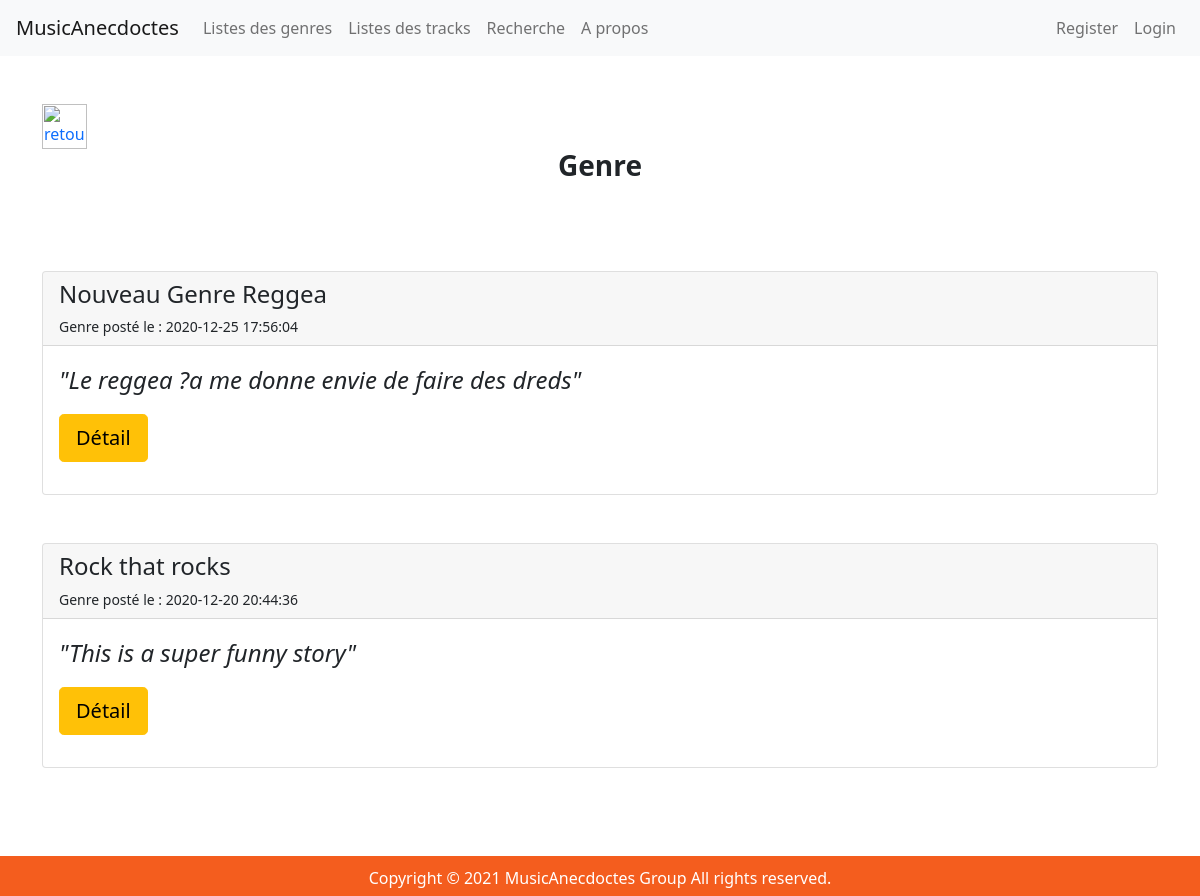
The page /index.php/genres on the database as committed earlier.
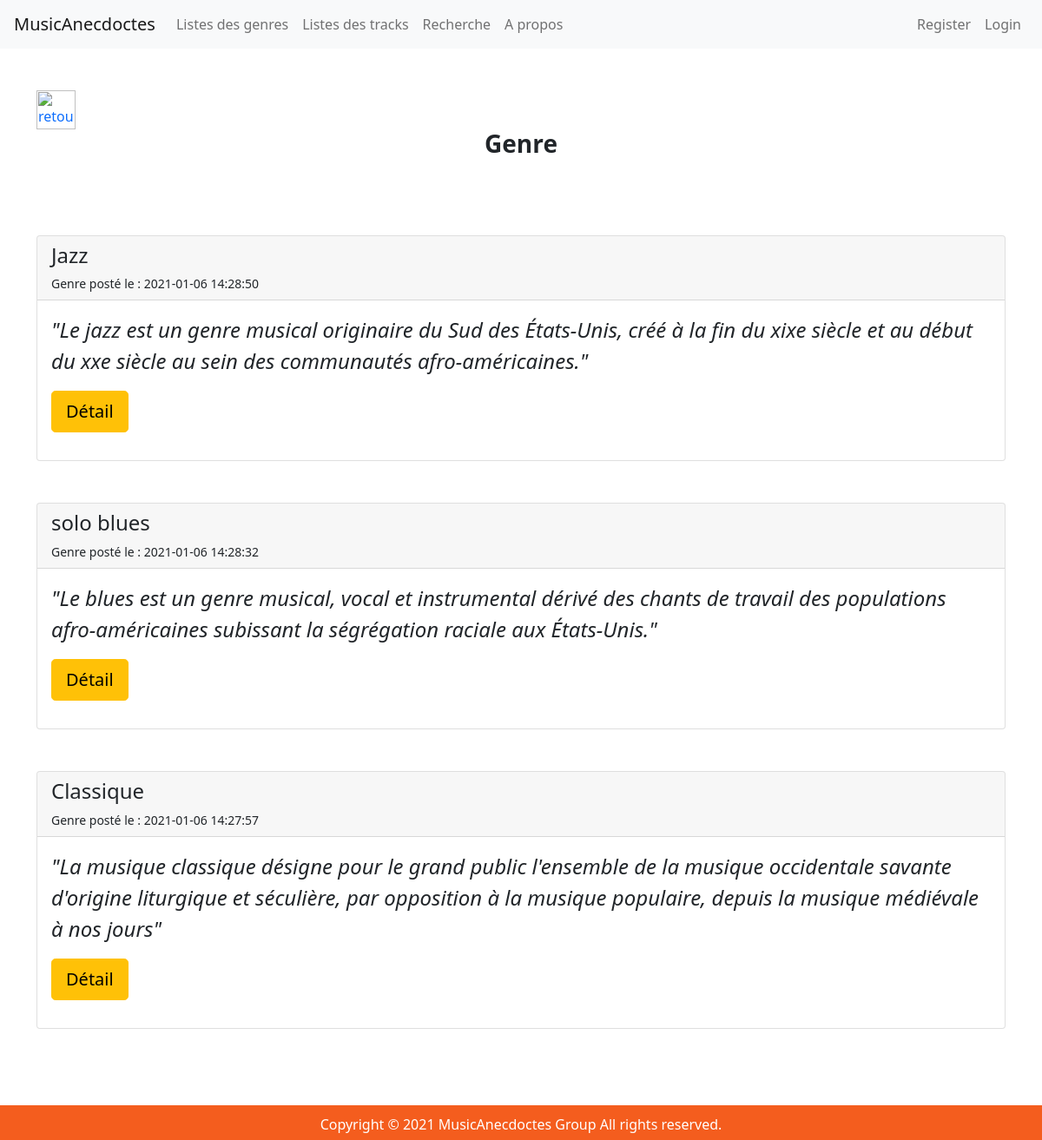
The same page on the database as committed later.
### tables this page shows
CREATE TABLE IF NOT EXISTS `genres` (
  `idGenre` int(11) NOT NULL AUTO_INCREMENT,
  `genreName` varchar(255) NOT NULL,
  `story` text,
  `slug` varchar(255) NOT NULL,
  `createdAt` timestamp NOT NULL DEFAULT CURRENT_TIMESTAMP,
  `updatedAt` timestamp NULL DEFAULT CURRENT_TIMESTAMP,
  `isValidated` tinyint(4) NOT NULL,
  `idUser` int(11) NOT NULL,
  PRIMARY KEY (`idGenre`),
  KEY `FK_User_Genre` (`idUser`)
);

### application/controllers/Genres.php (called while the page is built, shortened)
<?php
    class Genres extends CI_Controller {
        public function index(){
            $data['title'] = 'Genre';
            $this->load->library('pagination');
            $this->db->from('genres');
            $config['total_rows'] = $this->db->count_all_results();
            $data['total_rows'] = $config['total_rows'];
            $config['per_page'] = 6;
            $data['start'] = $this->uri->segment(3);
            $data['genres'] = $this->genre_model->get_genres(false, $config['per_page'], $data['start'], $data['genreSearch'] = NULL);
            $this->load->view('templates/header');
            $this->load->view('genres/index', $data);
            $this->load->view('templates/footer');
        }
    }

### index.php (called while the page is built, shortened)
<?php
require_once BASEPATH.'core/CodeIgniter.php';

### application/models/Genre_model.php (called while the page is built, shortened)
<?php
    class Genre_model extends CI_Model {
        public function get_genres($slug = FALSE, $limit, $start, $genreSearch = NULL){
            if($slug === FALSE){
            $this->db->order_by('createdAt', 'DESC');
            $query = $this->db->get('genres', $limit, $start);
            return $query->result_array();
            }
            $query = $this->db->get_where('genres', array('slug' => $slug));
            return $query->row_array();
        }
    }

### application/views/genres/index.php (the view, shortened to what this page needs)
<br><a href="javascript:history.go(-1)"><img src="https://www.pngarts.com/files/2/Back-PNG-Download-Image.png" width="45" height="45" border="0" alt="retour"></a>
<h5 style="text-align:center" class="h3 mb-3 fw-bold"><?= $title ?></h5>
<br>
<?php foreach($genres as $genre) : ?>
    <?php if($genre['isValidated'] == 1): ?>
        <div class="card my-5">
            <div class="card-header">
                <h4><?php echo $genre['genreName']; ?></h4>
                <small>Genre posté le : <?php echo $genre['createdAt']; ?></small>
            </div>
            <div class="card-body">
                <p class="card-text story">"<?php echo $genre['story'] ;?>"</p>
                <p style="text-align:left"><a class="btn btn-lg btn-warning" href="<?php echo site_url('/genres/'.$genre['slug']); ?>">Détail</a></p>
            </div>
        </div>
    <?php endif; ?>
<?php endforeach; ?>

Rows that differ between the two databases and show on the page:
removed genres: genreName "Nouveau Genre Reggea", createdAt "2020-12-25 17:56:04", story "Le reggea ?a me donne envie de faire des dreds"
removed genres: genreName "Rock that rocks", createdAt "2020-12-20 20:44:36", story "This is a super funny story"
added genres: genreName "Jazz", createdAt "2021-01-06 14:28:50", story "Le jazz est un genre musical originaire du Sud des États-Unis, créé à la fin du xixe siècle et au début du xxe siècle au sein des communautés afro-américaines."
added genres: genreName "solo blues", createdAt "2021-01-06 14:28:32", story "Le blues est un genre musical, vocal et instrumental dérivé des chants de travail des populations afro-américaines subissant la ségrégation raciale aux États-Unis."
added genres: genreName "Classique", createdAt "2021-01-06 14:27:57", story "La musique classique désigne pour le grand public l'ensemble de la musique occidentale savante d'origine liturgique et séculière, par opposition à la musique populaire, depuis la musique médiévale à nos jours"
